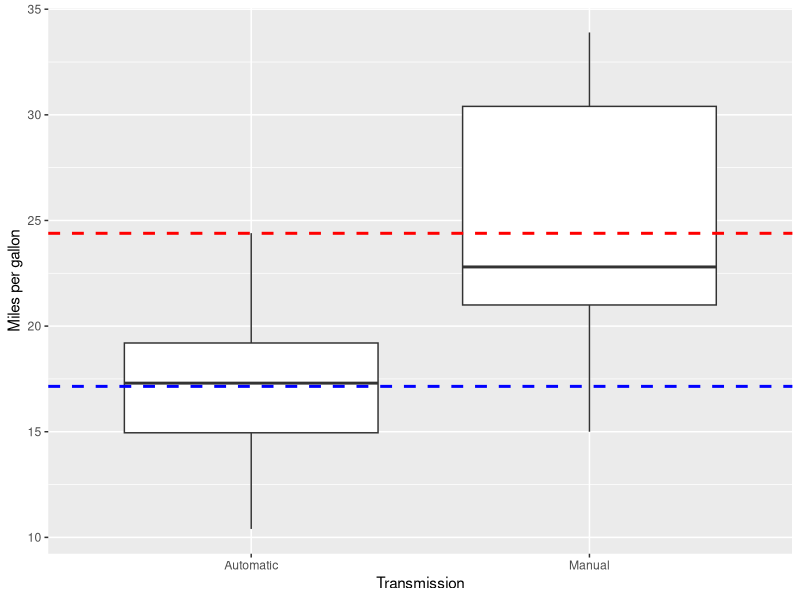
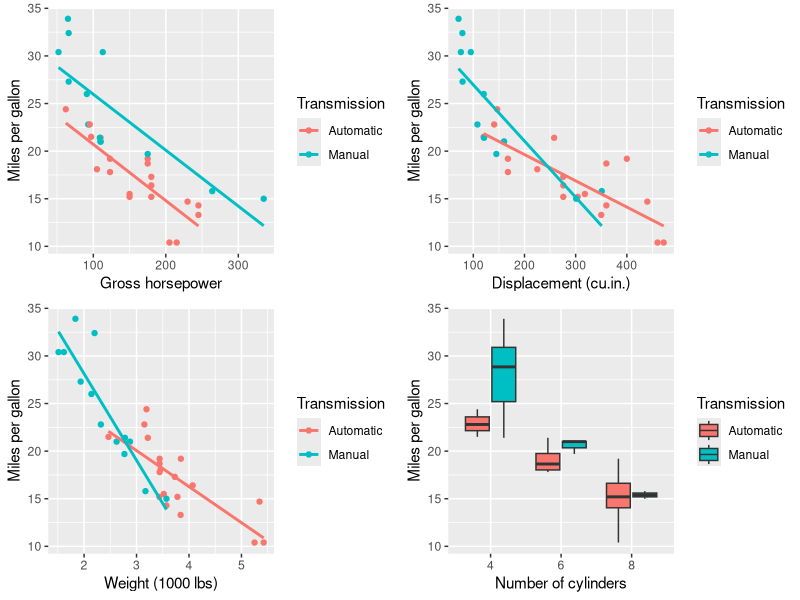
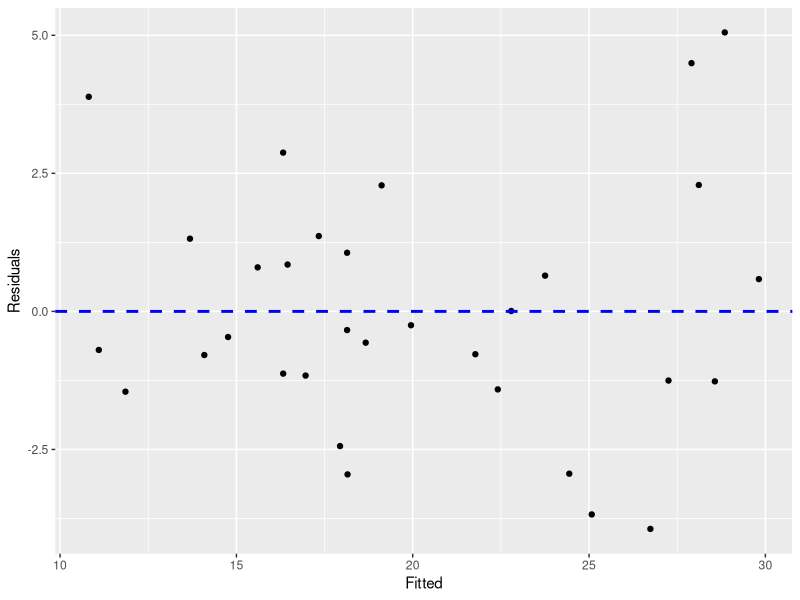

R code for these plots, in order:
## ---- chunk 1
fit <- lm(mpg ~ factor(am), data = mtcars)
coef <- summary(fit)$coef
## ---- chunk 2
library(knitr)
library(ellipse)
library(ggplot2)
library(gridExtra)

data(mtcars)
## ---- chunk 3
fit <- lm(mpg ~ factor(am), data = mtcars)
coef <- summary(fit)$coef
## ---- chunk 4
fit <- lm(mpg ~ factor(am) + wt + factor(cyl) + hp, data = mtcars)
coef <- summary(fit)$coef
## ---- chunk 5
Transmission <- as.factor(mtcars$am)
levels(Transmission) <- c("Automatic", "Manual")
ggplot(aes(y = mpg, x = as.factor(Transmission)), data = mtcars) + geom_boxplot()+ ylab("Miles per gallon")  + xlab("Transmission") +  geom_hline(aes(yintercept = mean(mtcars$mpg[mtcars$am == 0])), colour = "blue", linetype = "dashed", size = 1) +  
geom_hline(aes(yintercept = mean(mtcars$mpg[mtcars$am == 1])), colour = "red", linetype = "dashed", size = 1)
## ---- chunk 6
kable(signif(cor(mtcars, method = "pearson"), 2))
## ---- chunk 7
mtcars$Transmission <- as.factor(mtcars$am)
levels(mtcars$Transmission) <- c("Automatic", "Manual")
hp <- ggplot(mtcars, aes(x = hp, y = mpg, colour = Transmission)) + geom_point() + stat_smooth(method = "lm", formula = y ~ x, se = FALSE) + ylab("Miles per gallon") + xlab("Gross horsepower") 
disp <- ggplot(mtcars, aes(x = disp, y = mpg, colour = Transmission)) + geom_point() + stat_smooth(method = "lm", formula = y ~ x, se = FALSE)+ ylab("Miles per gallon") + xlab("Displacement (cu.in.)")
wt <- ggplot(mtcars, aes(x = wt, y = mpg, colour = Transmission)) + geom_point() + stat_smooth(method = "lm", formula = y ~ x, se = FALSE)+ ylab("Miles per gallon")  + xlab("Weight (1000 lbs)")
cyl <- ggplot(aes(y = mpg, x = as.factor(mtcars$cyl), fill = Transmission), data = mtcars) + geom_boxplot()+ ylab("Miles per gallon")  + xlab("Number of cylinders")
grid.arrange(hp, disp, wt, cyl, ncol = 2)
## ---- chunk 8
fit1 <- lm(mpg ~ factor(am), data = mtcars)
fit2 <- lm(mpg ~ factor(am) + wt, data = mtcars)
anova(fit1, fit2)
fit3 <- lm(mpg ~ factor(am) + wt + disp, data = mtcars)
anova(fit2, fit3)
fit4 <- lm(mpg ~ factor(am) + wt + factor(cyl), data = mtcars)
anova(fit2, fit4)
fit5 <- lm(mpg ~ factor(am) + wt + factor(cyl) + hp, data = mtcars)
anova(fit4, fit5)
fit6 <- lm(mpg ~ factor(am) + wt*factor(am)+ factor(cyl) + hp, data = mtcars)
anova(fit5, fit6)
## ---- chunk 9
fit <- lm(mpg ~ factor(am) + wt + factor(cyl) + hp, data = mtcars)
ggplot(mtcars, aes(x = fit$fitted, y = fit$resid)) + geom_point(shape = 19) + ylab("Residuals") + xlab("Fitted") + geom_hline(aes(yintercept = mean(fit$resid)), colour = "blue", linetype = "dashed", size = 1) 
